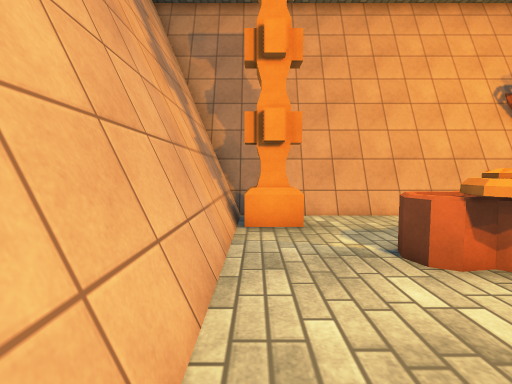
view 1 (above)

21 first-person views from a walk through a Unity game level. The camera is 1.3 m above the floor, tilts 4° down and sees 85° across. The floor is counted in squares, 1 m on a side. Each view is taken from the middle of a square. On the plan, view 1 faces up. The plan holds only what a view shows up to about 13 squares ahead; the rest is blank. The place goes on beyond the plan. Surface patterns are stand-ins for the level's own textures.

view 2
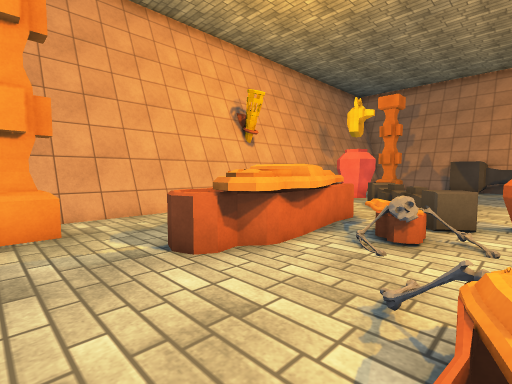

view 3
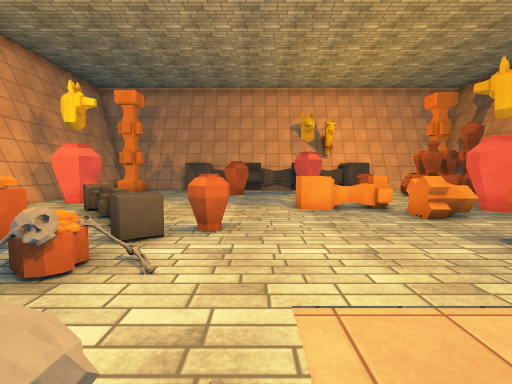

view 4
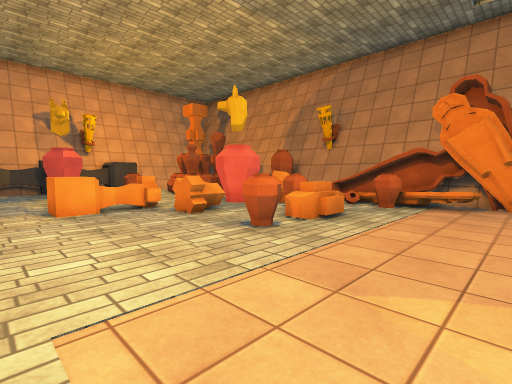

view 5
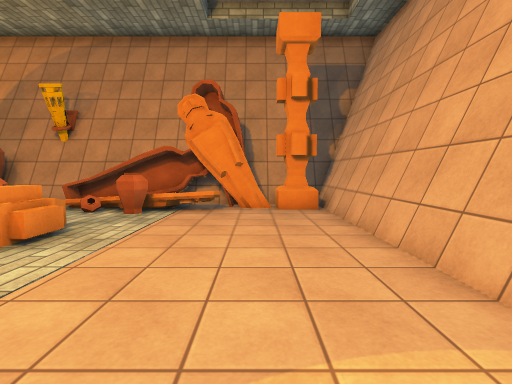

view 6
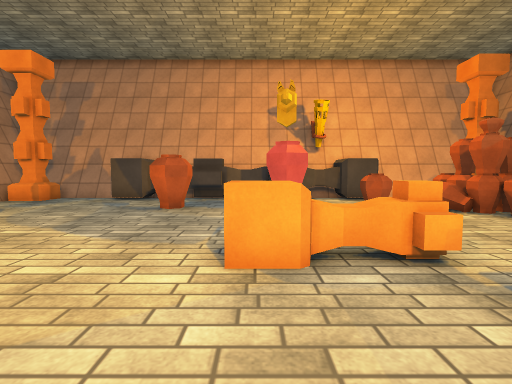

view 7
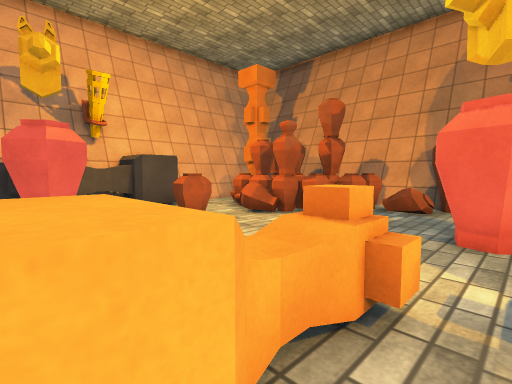

view 8
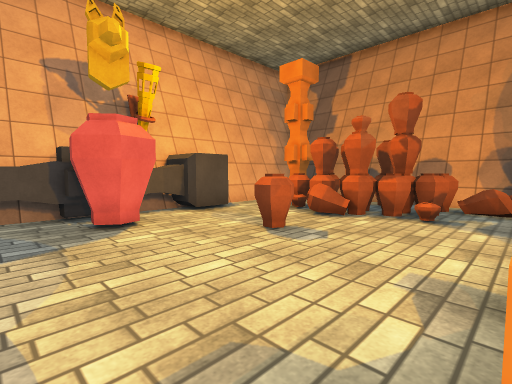

view 9
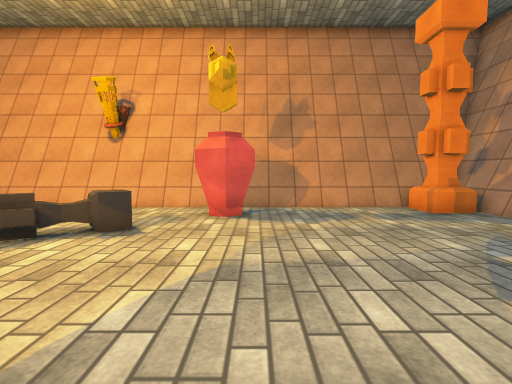

view 10
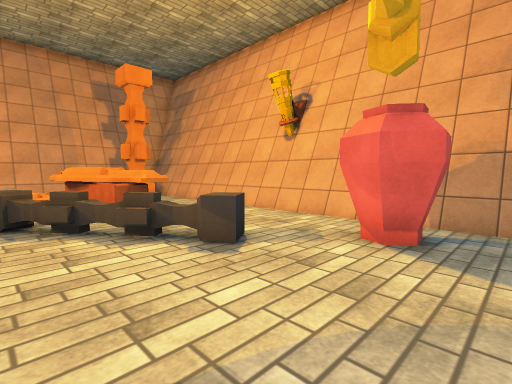

view 11
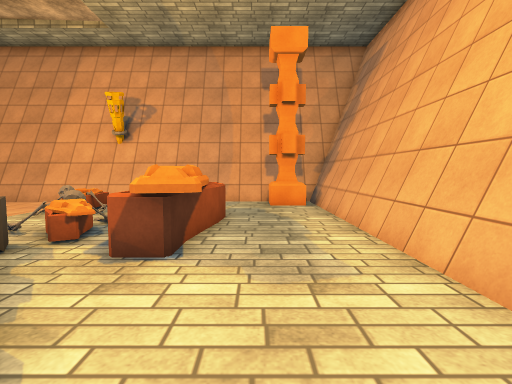

view 12
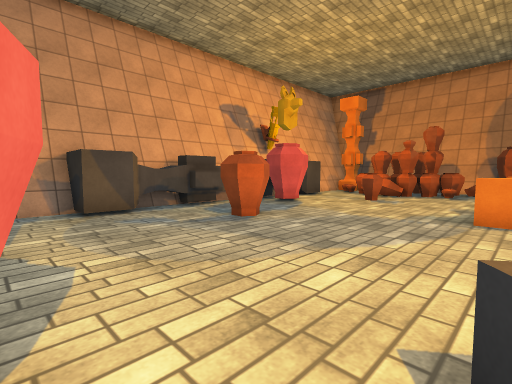

view 13
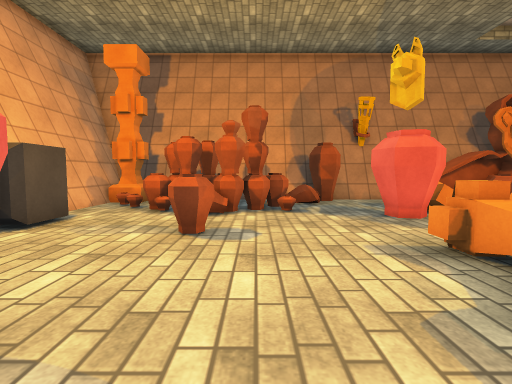

view 14
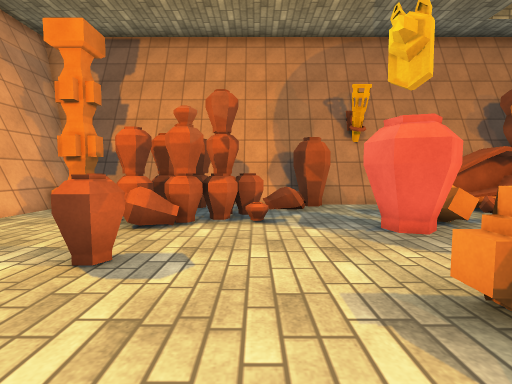

view 15
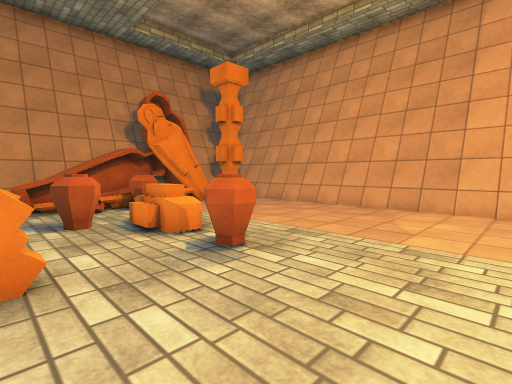

view 16
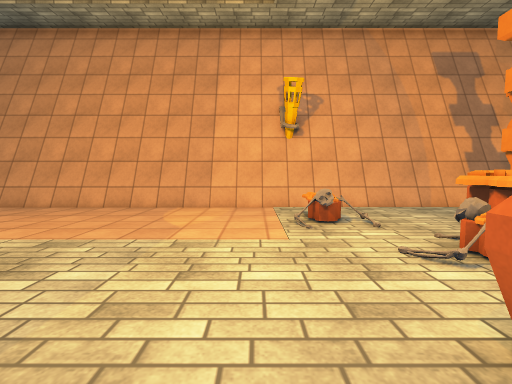

view 17
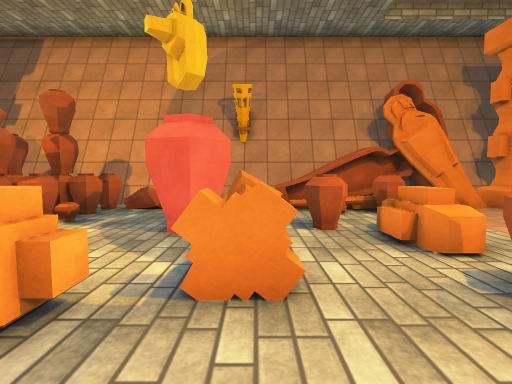

view 18
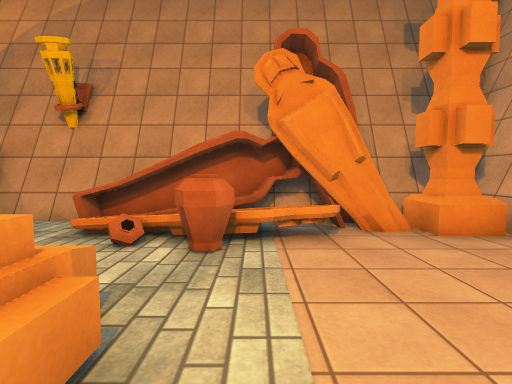

view 19
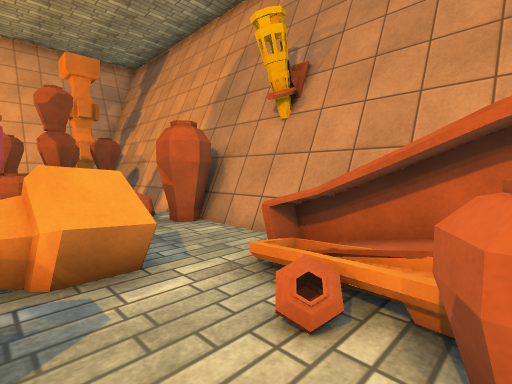

view 20
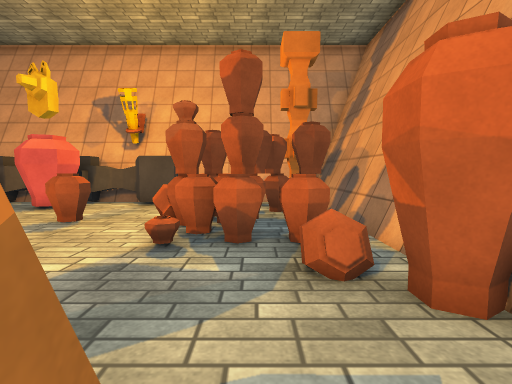

view 21
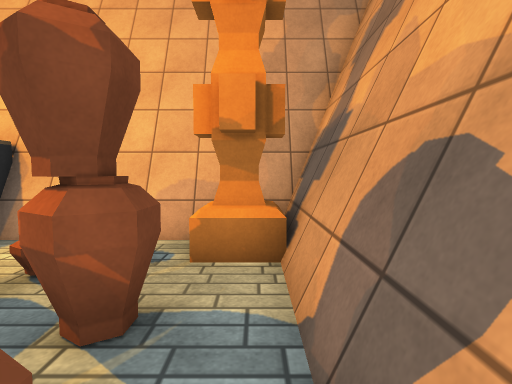

### Floor plan
Key: @ floor where view 1 was taken; # wall or solid block; x gap in a wall; . main floor; : floor 0.25 m higher than the main floor; = window, fence, low wall or low ledge; ^ raised ledge; P pillar; A vase; O other object.
Columns run from 1 left of view 1 to 23 right of it. Each row starts with its distance up from view 1.
  9 #########################
  8 #PP...................PP#
  7 #PP............AA.....PP#
  6 #..............A........#
  5 #...OOOOOO...O..........#
  4 #..OOOOOOO.OOO.........##
  3 #...OOOOO.OO...........#
  2 #.....OOOOO............#
  1 #......OOO.........A...^#
  0 #@OOO....A.........AA.^##
 -1 #.....................^##
 -2 #......................^#
 -3 #............^^........##
 -4 #............^^.......A##
 -5 #............^^.......A##
 -6 #......AA..=x^=........^#
 -7 #.......^..=......A....##
 -8 #......^^..............##
 -9 #......^^A..AA.....A...##
-10 #..........=AA..A.AAA...#
-11 #.........^^#....AAAA.A.#
-12 #....OAAA.......A.A...O.#
-13 #PPOOO::OOO....AA.....PP#
-14 #PPOOOOOOOO..AA.. ....PP#
-15 #########################

Positions as (right, up) in squares from view 1, and headings:
1: (0, 0), facing up
2: (0, 0), facing up-right
3: (2, -1), facing right
4: (2, -1), facing down-right
5: (2, -3), facing down
6: (8, -3), facing right
7: (11, -3), facing down-right
8: (13, -2), facing down-right
9: (15, -2), facing up
10: (16, 1), facing up-left
11: (12, 6), facing left
12: (12, 6), facing down-right
13: (16, -1), facing down
14: (15, -3), facing down
15: (10, -2), facing down-left
16: (10, -2), facing left
17: (10, -3), facing down
18: (5, -7), facing down
19: (6, -10), facing down-right
20: (10, -12), facing right
21: (17, -14), facing right
